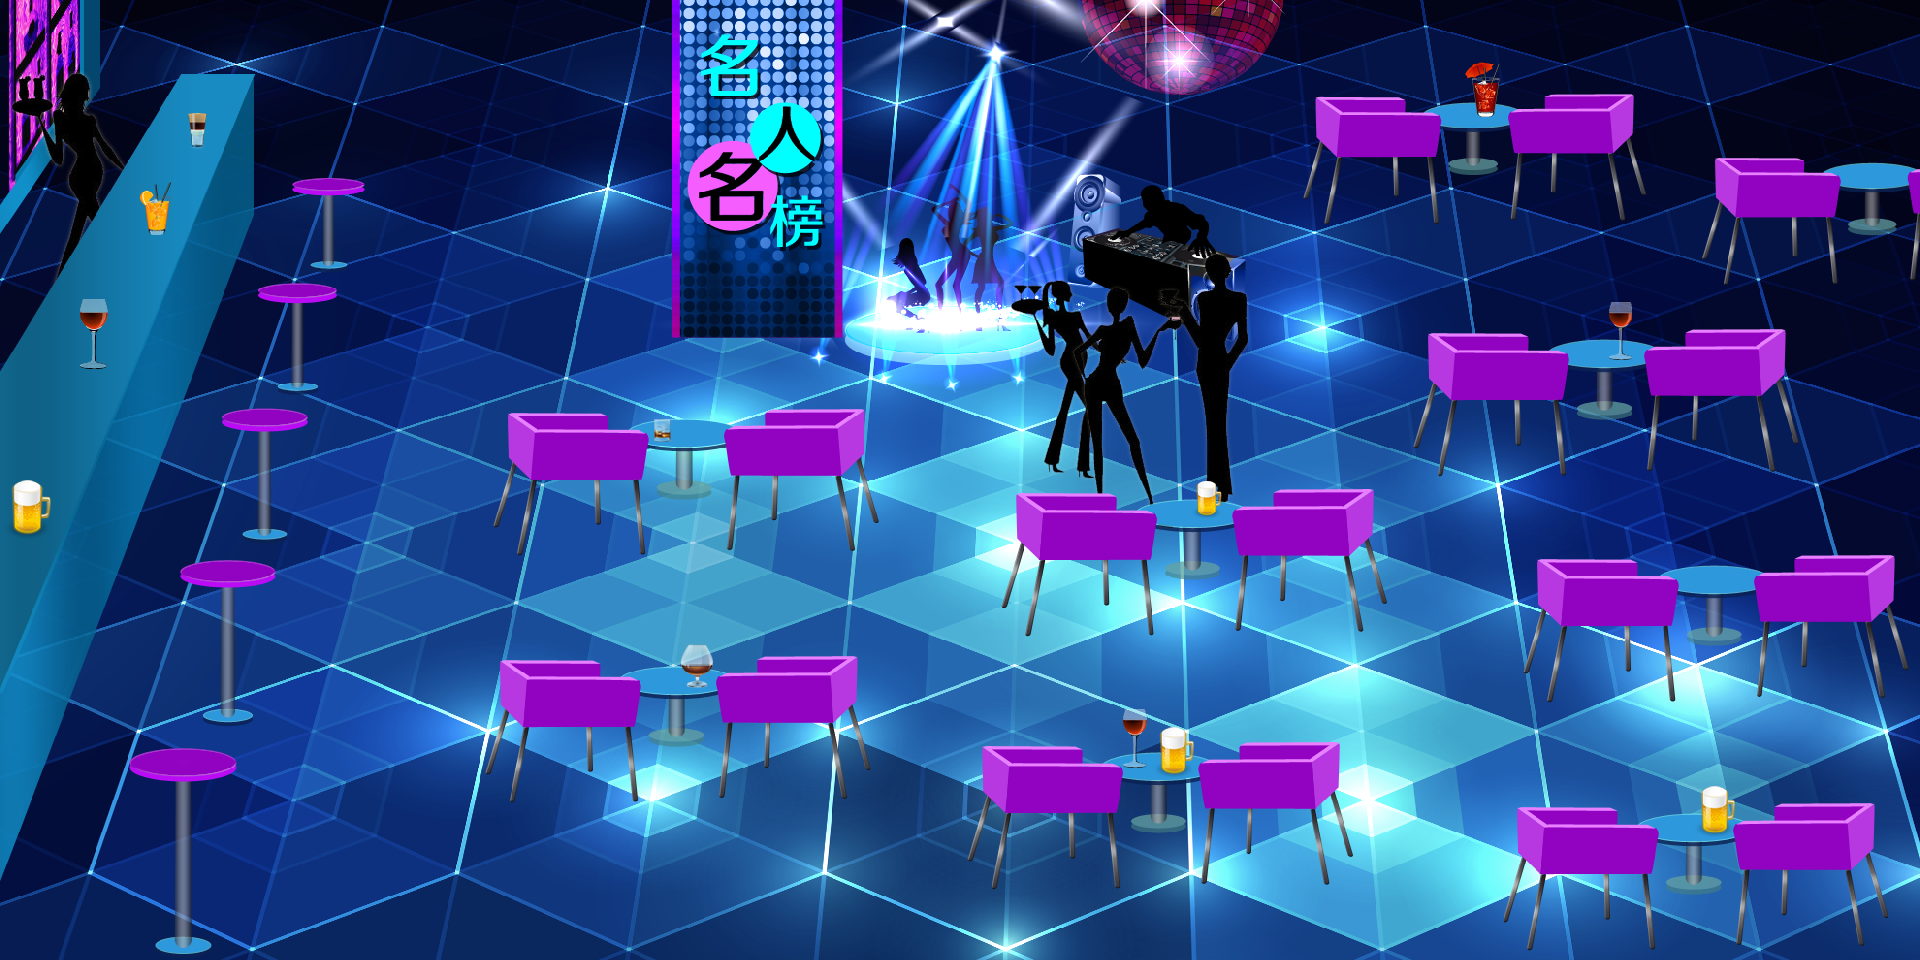

The image is a tile-based game level rendered from a .tmx file. Its description and source (layers, tilesets, objects; grid data summarised) follow:
An orthogonal 60x30 tile map with 32x32 px tiles, 1 tile layer (layer0) and 23 objects (Celebrity, player5, player2, player4, player3, ...).

<map version="1.0" orientation="orthogonal" width="60" height="30" tilewidth="32" tileheight="32">
 <tileset firstgid="1" name="barhall" tilewidth="32" tileheight="32" spacing="1" margin="1">
  <image source="barhall.png" width="2000" height="1000" />
 </tileset>
 <layer name="layer0" width="60" height="30">
  <data>[1800 cells, 1800 non-empty, 1800 distinct tile ids]</data>
 </layer>
 <objectgroup name="object0" width="60" height="30">
  <object name="Celebrity" x="679" y="7" width="160" height="320" />
 </objectgroup>
 <objectgroup name="objPlayer" width="60" height="30">
  <object name="player5" x="281" y="77" width="96" height="96">
   <properties>
    <property name="position" value="5" />
   </properties>
  </object>
  <object name="player2" x="183" y="466" width="96" height="96">
   <properties>
    <property name="position" value="2" />
   </properties>
  </object>
  <object name="player4" x="248" y="192" width="96" height="96">
   <properties>
    <property name="position" value="4" />
   </properties>
  </object>
  <object name="player3" x="216" y="316" width="96" height="96">
   <properties>
    <property name="position" value="3" />
   </properties>
  </object>
  <object name="player1" x="134" y="660" width="96" height="96">
   <properties>
    <property name="position" value="1" />
   </properties>
  </object>
  <object name="player6" x="528" y="325" width="96" height="96">
   <properties>
    <property name="position" value="6" />
   </properties>
  </object>
  <object name="player7" x="526" y="569" width="96" height="96">
   <properties>
    <property name="position" value="7" />
   </properties>
  </object>
  <object name="player9" x="737" y="563" width="96" height="96">
   <properties>
    <property name="position" value="9" />
   </properties>
  </object>
  <object name="player8" x="749" y="324" width="96" height="96">
   <properties>
    <property name="position" value="8" />
   </properties>
  </object>
  <object name="player10" x="1034" y="400" width="96" height="96">
   <properties>
    <property name="position" value="10" />
   </properties>
  </object>
  <object name="player11" x="1011" y="657" width="96" height="96">
   <properties>
    <property name="position" value="11" />
   </properties>
  </object>
  <object name="player13" x="1218" y="654" width="96" height="96">
   <properties>
    <property name="position" value="13" />
   </properties>
  </object>
  <object name="player12" x="1247" y="402" width="96" height="96">
   <properties>
    <property name="position" value="12" />
   </properties>
  </object>
  <object name="player15" x="1457" y="248" width="96" height="96">
   <properties>
    <property name="position" value="15" />
   </properties>
  </object>
  <object name="player14" x="1338" y="12" width="96" height="96">
   <properties>
    <property name="position" value="14" />
   </properties>
  </object>
  <object name="player16" x="1513" y="10" width="96" height="96">
   <properties>
    <property name="position" value="16" />
   </properties>
  </object>
  <object name="player17" x="1662" y="240" width="96" height="96">
   <properties>
    <property name="position" value="17" />
   </properties>
  </object>
  <object name="player19" x="1768" y="462" width="96" height="96">
   <properties>
    <property name="position" value="19" />
   </properties>
  </object>
  <object name="player18" x="1560" y="470" width="96" height="96">
   <properties>
    <property name="position" value="18" />
   </properties>
  </object>
  <object name="player20" x="1544" y="718" width="96" height="96">
   <properties>
    <property name="position" value="20" />
   </properties>
  </object>
  <object name="player21" x="1748" y="715" width="96" height="96">
   <properties>
    <property name="position" value="21" />
   </properties>
  </object>
  <object name="player22" x="1739" y="67" width="96" height="96">
   <properties>
    <property name="position" value="22" />
   </properties>
  </object>
 </objectgroup>
</map>